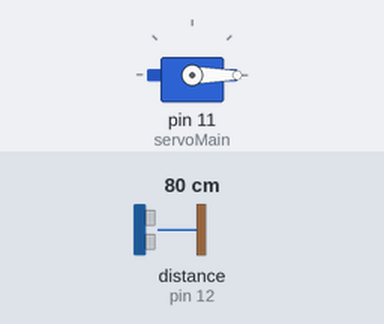
Bench run of a sketch on a simulated Arduino Uno, built with avr-gcc and run on an emulated ATmega328P. On the bench: servo. Wiring (inferred from the names in the program): ultrasonic range finder: trigger pin 13; echo pin 12. The inputs (shaded band) are chosen by the test bench; at power-on: distance to the obstacle (sensor on pin 12) 80 cm. The echo pulse lasts 58.3 µs per cm.

Above: at 1.2 s.
1.3 s: distance to the obstacle (sensor on pin 12) set to 12 cm
2.8 s: distance to the obstacle (sensor on pin 12) set to 9 cm
At 3.4 s:
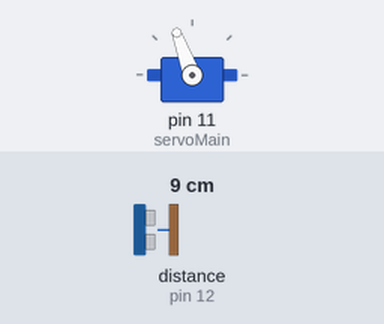
4.3 s: distance to the obstacle (sensor on pin 12) set to 18 cm
At 5.1 s:
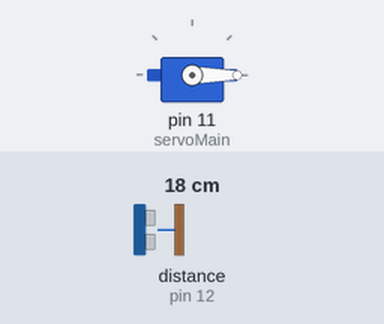
6.3 s: distance to the obstacle (sensor on pin 12) set to 2 cm
At 7.4 s:
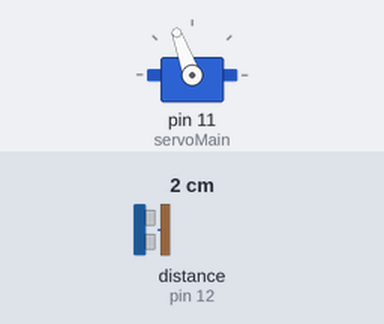
Timing chart, 0 to 8.8 s (numbered marks = the images above; inputs shaded):
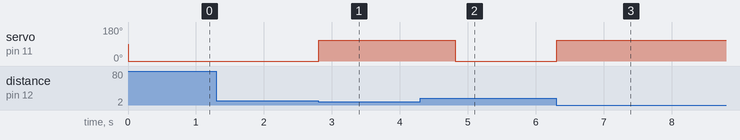

Measured:
- the behaviour switches between 11 and 10 cm on distance to the obstacle (sensor on pin 12) (found by bisection; images 0 and 1)
- after the input at 1.3 s, every drawn part: stays the same
- after the input at 2.8 s, servo on pin 11 (servoMain): 0° → 110° at once
- after the input at 4.3 s, servo on pin 11 (servoMain): 110° → 0° after 0.51 s
- after the input at 6.3 s, servo on pin 11 (servoMain): 0° → 110° at once

The sketch:

code_thung_rac_smart.ino
```cpp
#include <Servo.h>
Servo servoMain; // Define our Servo
int trigpin = 13;
int echopin = 12;
int distance;
float duration;
float cm;
void setup()
{
 servoMain.attach(11); // servo on digital pin 11
 pinMode(trigpin, OUTPUT);
 pinMode(echopin, INPUT);
}
void loop()
{
 digitalWrite(trigpin, LOW);
 delay(2);
 digitalWrite(trigpin, HIGH);
 delayMicroseconds(10);
 digitalWrite(trigpin, LOW);
 duration = pulseIn(echopin, HIGH);
 cm = (duration/58.82);
 distance = cm;

 if(distance<10)
 {
 servoMain.write(110); // Turn Servo back to center position (70 degrees)
 delay(2000);
 }
 else{
 servoMain.write(0);
 delay(50);
 }
}
```
